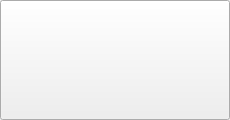
<?xml version="1.0" encoding="UTF-8"?>
<ui version="4.0">
 <class>Cell</class>
 <widget class="QPushButton" name="Cell">
  <property name="geometry">
   <rect>
    <x>0</x>
    <y>0</y>
    <width>230</width>
    <height>120</height>
   </rect>
  </property>
  <property name="windowTitle">
   <string>Form</string>
  </property>
  <layout class="QGridLayout" name="gridLayout">
   <item row="2" column="0">
    <layout class="QHBoxLayout" name="horizontalLayout">
     <item>
      <spacer name="horizontalSpacer_2">
       <property name="orientation">
        <enum>Qt::Horizontal</enum>
       </property>
       <property name="sizeHint" stdset="0">
        <size>
         <width>40</width>
         <height>20</height>
        </size>
       </property>
      </spacer>
     </item>
     <item>
      <widget class="CellButton" name="pencil" native="true">
       <property name="autoFillBackground">
        <bool>false</bool>
       </property>
       <property name="text" stdset="0">
        <string/>
       </property>
      </widget>
     </item>
     <item>
      <widget class="CellButton" name="trash" native="true">
       <property name="autoFillBackground">
        <bool>false</bool>
       </property>
       <property name="text" stdset="0">
        <string/>
       </property>
       <property name="checkable" stdset="0">
        <bool>false</bool>
       </property>
       <property name="default" stdset="0">
        <bool>false</bool>
       </property>
      </widget>
     </item>
    </layout>
   </item>
   <item row="1" column="0">
    <layout class="QVBoxLayout" name="verticalLayout">
     <item>
      <widget class="QLabel" name="nameLbl">
       <property name="text">
        <string/>
       </property>
       <property name="alignment">
        <set>Qt::AlignCenter</set>
       </property>
      </widget>
     </item>
     <item>
      <widget class="QLabel" name="ipLbl">
       <property name="text">
        <string/>
       </property>
       <property name="alignment">
        <set>Qt::AlignCenter</set>
       </property>
      </widget>
     </item>
    </layout>
   </item>
   <item row="0" column="0">
    <layout class="QHBoxLayout" name="horizontalLayout_2">
     <item>
      <spacer name="horizontalSpacer">
       <property name="orientation">
        <enum>Qt::Horizontal</enum>
       </property>
       <property name="sizeHint" stdset="0">
        <size>
         <width>40</width>
         <height>20</height>
        </size>
       </property>
      </spacer>
     </item>
     <item>
      <widget class="QLabel" name="label_4">
       <property name="text">
        <string/>
       </property>
       <property name="pixmap">
        <pixmap resource="../data/icons.qrc">:/circle-solid.svg</pixmap>
       </property>
      </widget>
     </item>
    </layout>
   </item>
  </layout>
 </widget>
 <customwidgets>
  <customwidget>
   <class>CellButton</class>
   <extends>QWidget</extends>
   <header>cellbutton.h</header>
  </customwidget>
 </customwidgets>
 <resources>
  <include location="../data/icons.qrc"/>
 </resources>
 <connections/>
</ui>
